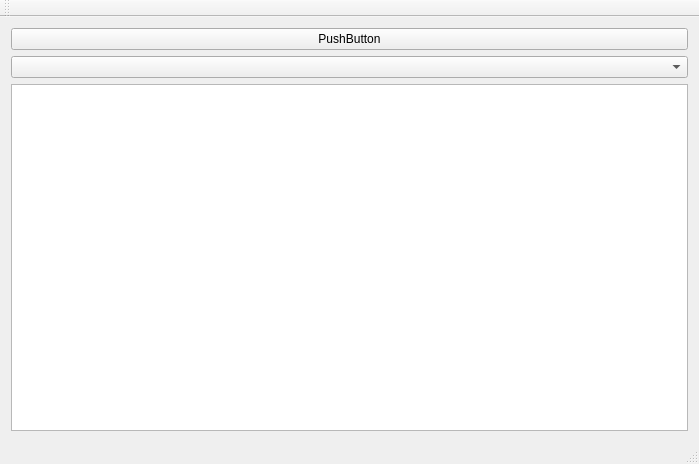
<?xml version="1.0" encoding="UTF-8"?>
<ui version="4.0">
 <class>MainWindow</class>
 <widget class="QMainWindow" name="MainWindow">
  <property name="geometry">
   <rect>
    <x>0</x>
    <y>0</y>
    <width>699</width>
    <height>464</height>
   </rect>
  </property>
  <property name="windowTitle">
   <string>MainWindow</string>
  </property>
  <widget class="QWidget" name="centralWidget">
   <layout class="QVBoxLayout" name="verticalLayout">
    <item>
     <widget class="QPushButton" name="pushButton">
      <property name="text">
       <string>PushButton</string>
      </property>
     </widget>
    </item>
    <item>
     <widget class="QComboBox" name="comboBox"/>
    </item>
    <item>
     <widget class="QTableView" name="tableView">
      <property name="horizontalScrollBarPolicy">
       <enum>Qt::ScrollBarAsNeeded</enum>
      </property>
      <property name="sizeAdjustPolicy">
       <enum>QAbstractScrollArea::AdjustIgnored</enum>
      </property>
      <property name="verticalScrollMode">
       <enum>QAbstractItemView::ScrollPerPixel</enum>
      </property>
      <property name="horizontalScrollMode">
       <enum>QAbstractItemView::ScrollPerPixel</enum>
      </property>
      <property name="wordWrap">
       <bool>true</bool>
      </property>
      <attribute name="horizontalHeaderStretchLastSection">
       <bool>true</bool>
      </attribute>
     </widget>
    </item>
   </layout>
  </widget>
  <widget class="QMenuBar" name="menuBar">
   <property name="geometry">
    <rect>
     <x>0</x>
     <y>0</y>
     <width>699</width>
     <height>22</height>
    </rect>
   </property>
  </widget>
  <widget class="QToolBar" name="mainToolBar">
   <attribute name="toolBarArea">
    <enum>TopToolBarArea</enum>
   </attribute>
   <attribute name="toolBarBreak">
    <bool>false</bool>
   </attribute>
  </widget>
  <widget class="QStatusBar" name="statusBar"/>
 </widget>
 <layoutdefault spacing="6" margin="11"/>
 <resources/>
 <connections/>
</ui>
